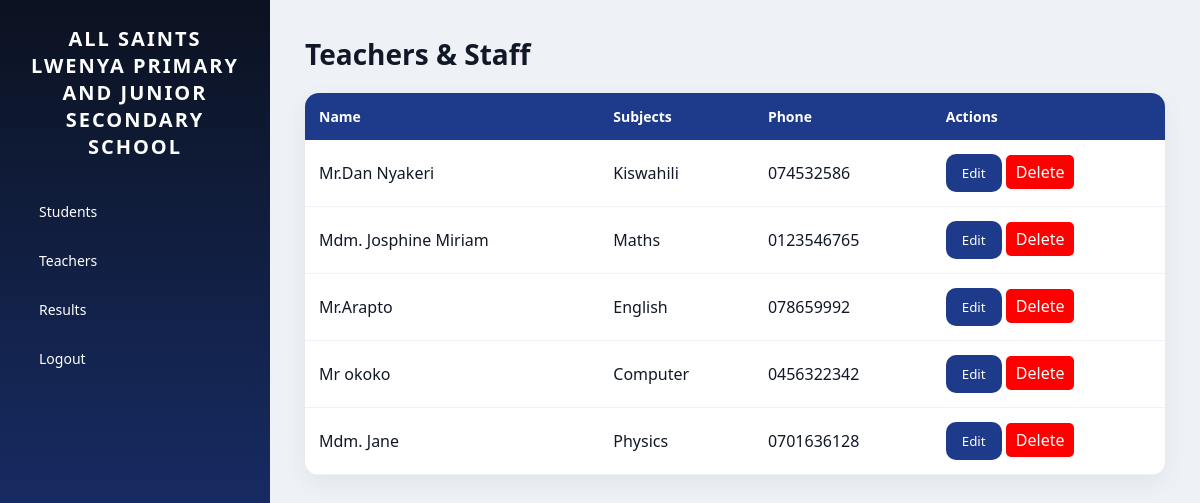
Before: /teachers/ with the older database file.
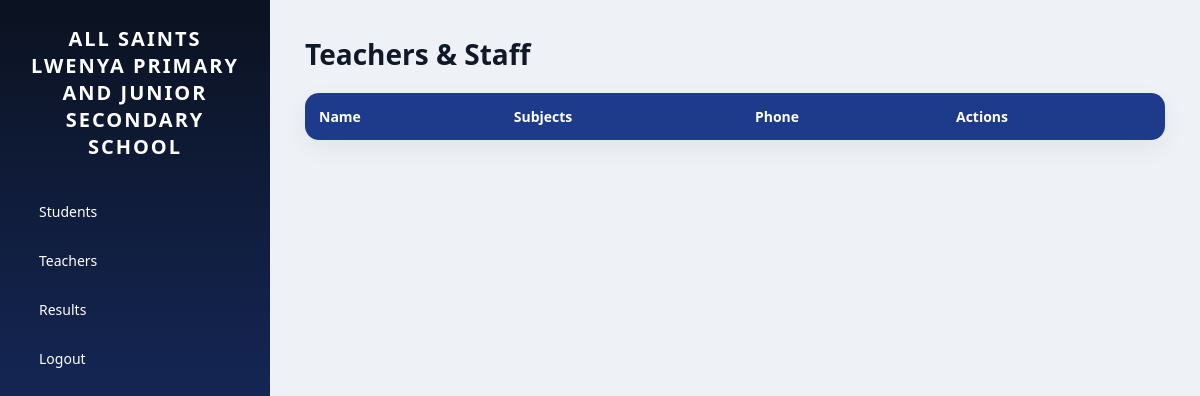
After: the same page with the newer database file.
### skullapp/models.py (models this page shows, shortened)
class Teacher(models.Model):
    name = models.CharField(max_length=100)
    subject = models.CharField(max_length=100)
    phone = models.CharField(max_length=15)

### skullapp/views.py (the view)
# urls.py: path('teachers/', views.teachers, name='teachers'),
def teachers(request):
    teachers = Teacher.objects.all()
    return render(request, 'teachers.html', {'teachers': teachers})

### skullapp/templates/teachers.html (shortened to what this page needs)
{% extends 'base.html' %}
{% load static %}
{% block content %}
<h1>Teachers & Staff</h1>
<table>
    <tr>
        <th>Name</th>
        <th>Subjects </th>
        <th>Phone</th>
        <th>Actions</th>
    </tr>
    {% for teacher in teachers %}
    <tr>
        <td>{{ teacher.name }}</td>
        <td>{{ teacher.subject }}</td>
        <td>{{ teacher.phone }}</td>
        <td>
            <a href="{% url 'edit_teacher' teacher.id %}">
                <button>Edit</button>
            </a>
            <a href="{% url 'delete_teacher' teacher.id %}"
   onclick="openDeleteModal({{ teacher.pk }}); return false;"
   style="background:red; color:white; padding:6px 10px; border-radius:5px; text-decoration:none;">
   Delete
</a>
        </td>
    </tr>
    {% endfor %}
</table>
{% endblock %}

Changed rows visible on the page:
removed Teacher: name "Mr.Dan Nyakeri", subject "Kiswahili", phone "074532586"
removed Teacher: name "Mdm. Josphine Miriam", subject "Maths", phone "0123546765"
removed Teacher: name "Mr.Arapto", subject "English", phone "078659992"
removed Teacher: name "Mr okoko", subject "Computer", phone "0456322342"
removed Teacher: name "Mdm. Jane", subject "Physics", phone "0701636128"
